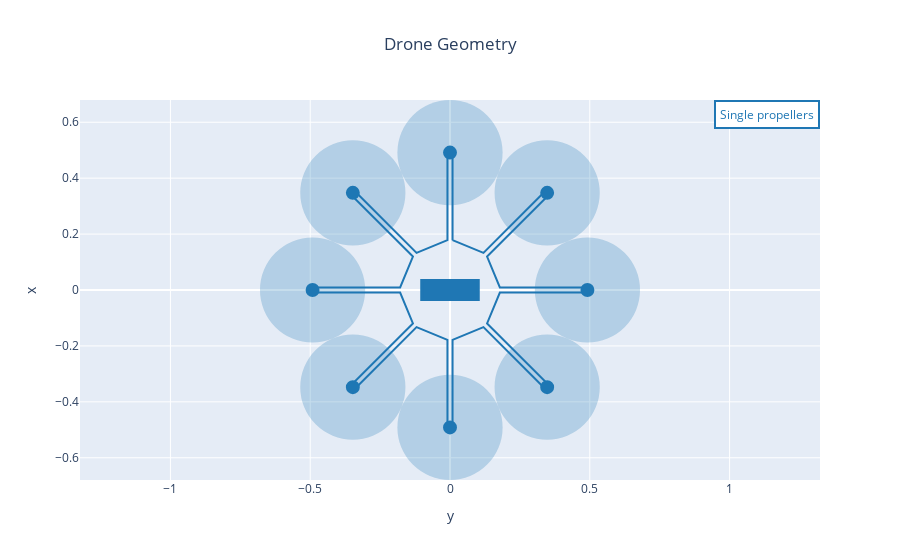

The cell this chart's notebook holds for it:
### Markdown cell above
## 4. Analysis and plots

### Code cell
from utils.postprocessing.analysis_and_plots import *

#fig = drone_geometry_plot(MDA_OUTPUT_FILE, name='Drone MDA')
#fig = drone_geometry_plot(MDO_OUTPUT_FILE, name='Drone MDO', fig=fig)

fig = drone_geometry_plot(MDA_OUTPUT_FILE, name='Drone MDO')
fig.show()

### Figure 1 — Plotly figure (JSON) as saved in the notebook; plotly's stock layout.template omitted (floating-point values rounded to 4 significant figures)
{"data": [{"line": {"color": "rgb(31, 119, 180)"}, "mode": "lines", "name": "Drone MDO", "type": "scatter", "uid": "def96e39-f340-48b2-9ab3-967f47314062", "x": [0.009145, 0.009145, -0.009145, -0.009145, -0.1197, -0.3411, -0.354, -0.1326, -0.1784, -0.4915, -0.4915, -0.1784, -0.1326, -0.354, -0.3411, -0.1197, -0.009145, -0.009145, 0.009145, 0.009145, 0.1197, 0.3411, 0.354, 0.1326, 0.1784, 0.4915, 0.4915, 0.1784, 0.1326, 0.354, 0.3411, 0.1197, 0.009145], "y": [0.1784, 0.4915, 0.4915, 0.1784, 0.1326, 0.354, 0.3411, 0.1197, 0.009145, 0.009145, -0.009145, -0.009145, -0.1197, -0.3411, -0.354, -0.1326, -0.1784, -0.4915, -0.4915, -0.1784, -0.1326, -0.354, -0.3411, -0.1197, -0.009145, -0.009145, 0.009145, 0.009145, 0.1197, 0.3411, 0.354, 0.1326, 0.1784]}], "layout": {"annotations": [{"align": "center", "bgcolor": "white", "bordercolor": "rgb(31, 119, 180)", "borderpad": 4, "borderwidth": 2, "font": {"color": "rgb(31, 119, 180)"}, "showarrow": false, "text": "Single propellers", "x": 1, "xanchor": "right", "xref": "paper", "xshift": 0, "y": 1, "yanchor": "top", "yref": "paper", "yshift": 0}], "shapes": [{"fillcolor": "rgb(31, 119, 180)", "line": {"color": "rgb(31, 119, 180)", "width": 3}, "type": "rect", "x0": -0.1011, "x1": 0.1011, "xref": "x", "y0": -0.03369, "y1": 0.03369, "yref": "y"}, {"fillcolor": "rgb(31, 119, 180)", "line": {"color": "rgb(31, 119, 180)", "width": 3}, "type": "circle", "x0": 0.4719, "x1": 0.511, "xref": "x", "y0": -0.01955, "y1": 0.01955, "yref": "y"}, {"fillcolor": "rgb(31, 119, 180)", "line": {"color": "rgb(31, 119, 180)", "width": 0}, "opacity": 0.25, "type": "circle", "x0": 0.3034, "x1": 0.6796, "xref": "x", "y0": -0.1881, "y1": 0.1881, "yref": "y"}, {"fillcolor": "rgb(31, 119, 180)", "line": {"color": "rgb(31, 119, 180)", "width": 3}, "type": "circle", "x0": 0.328, "x1": 0.3671, "xref": "x", "y0": -0.3671, "y1": -0.328, "yref": "y"}, {"fillcolor": "rgb(31, 119, 180)", "line": {"color": "rgb(31, 119, 180)", "width": 0}, "opacity": 0.25, "type": "circle", "x0": 0.1595, "x1": 0.5356, "xref": "x", "y0": -0.5356, "y1": -0.1595, "yref": "y"}, {"fillcolor": "rgb(31, 119, 180)", "line": {"color": "rgb(31, 119, 180)", "width": 3}, "type": "circle", "x0": -0.01955, "x1": 0.01955, "xref": "x", "y0": -0.511, "y1": -0.4719, "yref": "y"}, {"fillcolor": "rgb(31, 119, 180)", "line": {"color": "rgb(31, 119, 180)", "width": 0}, "opacity": 0.25, "type": "circle", "x0": -0.1881, "x1": 0.1881, "xref": "x", "y0": -0.6796, "y1": -0.3034, "yref": "y"}, {"fillcolor": "rgb(31, 119, 180)", "line": {"color": "rgb(31, 119, 180)", "width": 3}, "type": "circle", "x0": -0.3671, "x1": -0.328, "xref": "x", "y0": -0.3671, "y1": -0.328, "yref": "y"}, {"fillcolor": "rgb(31, 119, 180)", "line": {"color": "rgb(31, 119, 180)", "width": 0}, "opacity": 0.25, "type": "circle", "x0": -0.5356, "x1": -0.1595, "xref": "x", "y0": -0.5356, "y1": -0.1595, "yref": "y"}, {"fillcolor": "rgb(31, 119, 180)", "line": {"color": "rgb(31, 119, 180)", "width": 3}, "type": "circle", "x0": -0.511, "x1": -0.4719, "xref": "x", "y0": -0.01955, "y1": 0.01955, "yref": "y"}, {"fillcolor": "rgb(31, 119, 180)", "line": {"color": "rgb(31, 119, 180)", "width": 0}, "opacity": 0.25, "type": "circle", "x0": -0.6796, "x1": -0.3034, "xref": "x", "y0": -0.1881, "y1": 0.1881, "yref": "y"}, {"fillcolor": "rgb(31, 119, 180)", "line": {"color": "rgb(31, 119, 180)", "width": 3}, "type": "circle", "x0": -0.3671, "x1": -0.328, "xref": "x", "y0": 0.328, "y1": 0.3671, "yref": "y"}, {"fillcolor": "rgb(31, 119, 180)", "line": {"color": "rgb(31, 119, 180)", "width": 0}, "opacity": 0.25, "type": "circle", "x0": -0.5356, "x1": -0.1595, "xref": "x", "y0": 0.1595, "y1": 0.5356, "yref": "y"}, {"fillcolor": "rgb(31, 119, 180)", "line": {"color": "rgb(31, 119, 180)", "width": 3}, "type": "circle", "x0": -0.01955, "x1": 0.01955, "xref": "x", "y0": 0.4719, "y1": 0.511, "yref": "y"}, {"fillcolor": "rgb(31, 119, 180)", "line": {"color": "rgb(31, 119, 180)", "width": 0}, "opacity": 0.25, "type": "circle", "x0": -0.1881, "x1": 0.1881, "xref": "x", "y0": 0.3034, "y1": 0.6796, "yref": "y"}, {"fillcolor": "rgb(31, 119, 180)", "line": {"color": "rgb(31, 119, 180)", "width": 3}, "type": "circle", "x0": 0.328, "x1": 0.3671, "xref": "x", "y0": 0.328, "y1": 0.3671, "yref": "y"}, {"fillcolor": "rgb(31, 119, 180)", "line": {"color": "rgb(31, 119, 180)", "width": 0}, "opacity": 0.25, "type": "circle", "x0": 0.1595, "x1": 0.5356, "xref": "x", "y0": 0.1595, "y1": 0.5356, "yref": "y"}], "title": {"text": "Drone Geometry", "x": 0.5}, "xaxis": {"title": {"text": "y"}}, "yaxis": {"scaleanchor": "x", "scaleratio": 1, "title": {"text": "x"}}}}
